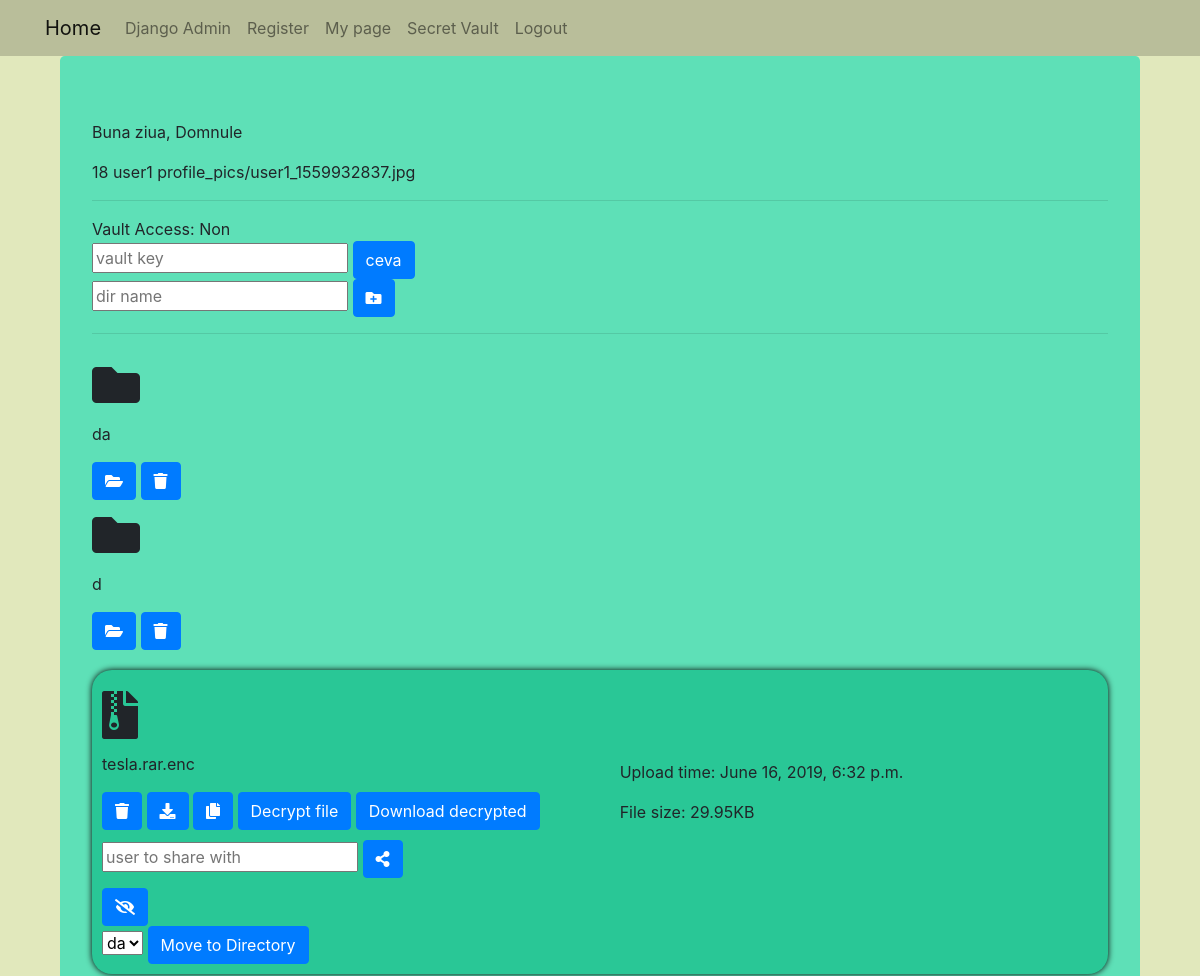
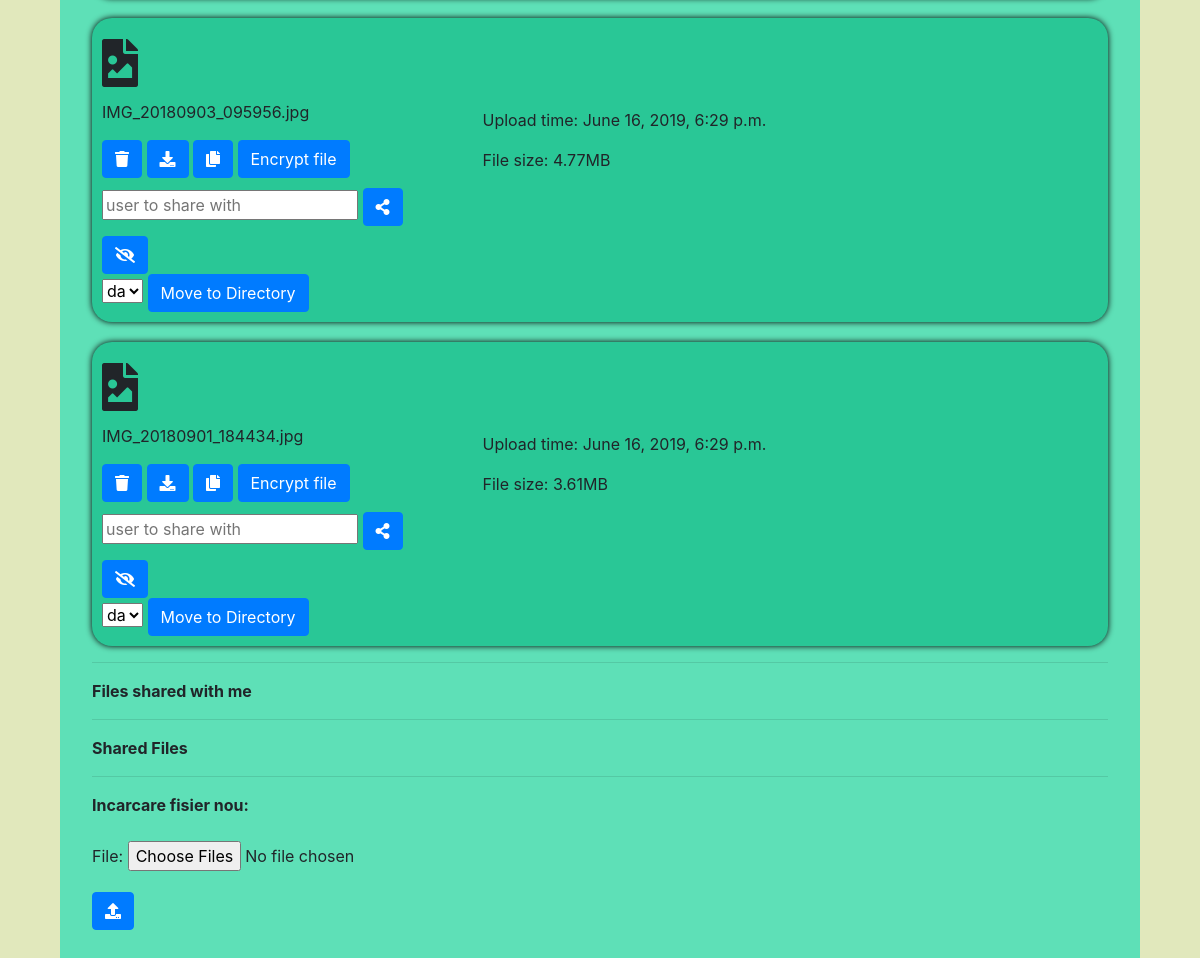
Page /me/folder/ (signed in) on the earlier database version (2 pictures, top to bottom).
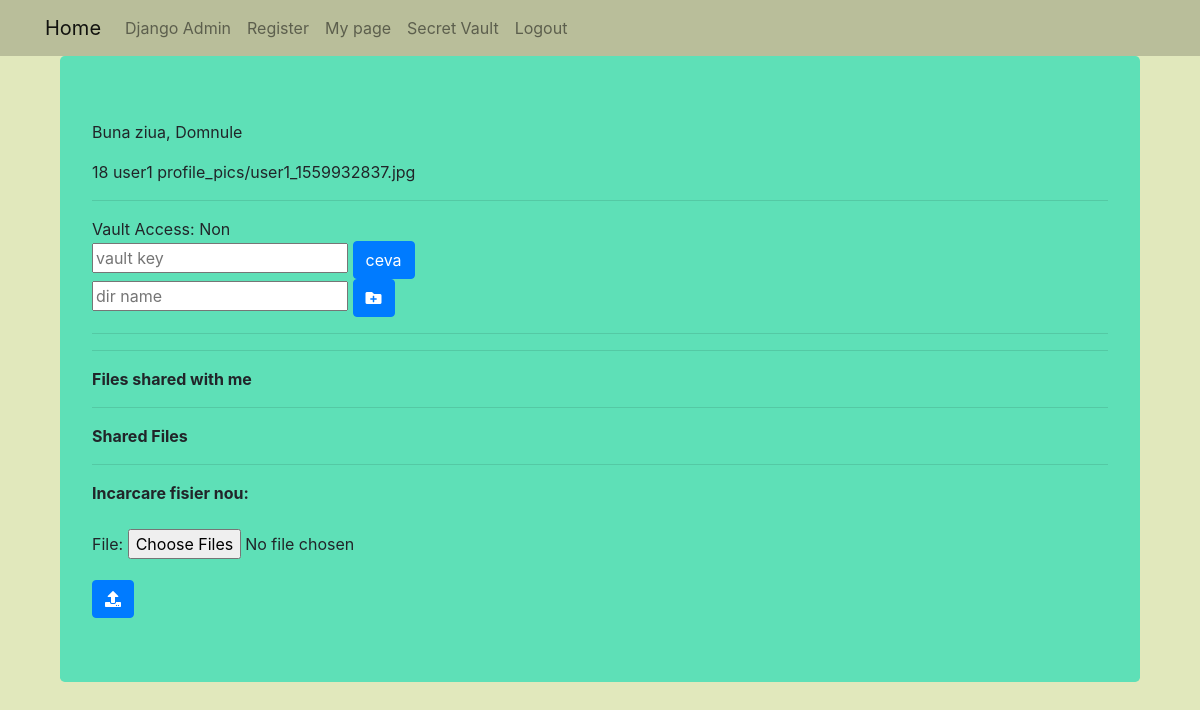
Same page on the later database version.
### file_upload/models.py (models this page shows)
class File(models.Model):
    owner = models.ForeignKey(User, on_delete=models.CASCADE, related_name='files')
    filename = models.CharField(max_length=256)
    upload_time = models.DateTimeField(default=timezone.now)
    shared = models.BooleanField(default=False)
    encrypted = models.BooleanField(default=False)
    is_directory = models.BooleanField(default=False)
    path = models.CharField(max_length=256, default='')
    file_type = models.CharField(max_length=256)
    size = models.CharField(max_length=32)
    hidden = models.BooleanField(default=False)
    def __str__(self):
        return self.filename

### mypage/views.py (the view, shortened to what this page needs)
# urls.py: re_path(r'folder/(?P<path>.*)', views.MainPage.as_view(), name='main_page'),
class MainPage(LoginRequiredMixin, View):
    login_url = '/user/login/'
    redirect_field_name = 'index.html'
    def get(self, request, path=''):
        upload_form = UploadFileForm()
        files = File.objects.filter(
            owner=request.user,
            path=path,
            hidden=False,
        ).order_by('-is_directory', '-filename')
        directories = files.filter(is_directory=True)
        shared_by_me = request.user.files.filter(shared=True)
        for file in shared_by_me:
            for i in file.instances.all():
                print(i.shared_with)
        shared_with_me = request.user.shared_with.all()
        vault_access = True
        if not check_vault_token(request.session.get('vault'), request.user):
            vault_access = False
            request.session['vault'] = None
        context = {
            'path': path,
            'files': files,
            'directories': directories,
            'upload_form': upload_form,
            'shared_by_me': shared_by_me,
            'shared_with_me': shared_with_me,
            'vault_access': vault_access,
        }
        return render(request, 'page/my_page.html', context=context)

### file_upload/forms.py
class UploadFileForm(forms.Form):
    file = forms.FileField(widget=forms.ClearableFileInput(attrs={'multiple': True}))

### filesonline/utils.py (called while the page is built, shortened)
def check_vault_token(token, user):
    if not token:
        return False

### templates/page/my_page.html (shortened to what the changed rows need)
{% extends 'user_login/base.html' %}
{% block body_block %}
<div class="container">
  <div id="big-jumbo" class="jumbotron">
    {% for file in files %}
    {% if file.is_directory %}
    <div class="dir-div">
      <div class="dir-icon-div">
        <i class="fas fa-folder"></i>
      </div>
      <p>
        {{ file }}
      </p>
      <form class="dispinline" id="change_dir-{{ file }}"
            action="{% url 'mypage:change_dir' %}" method="post">
        <button class="btn btn-primary" type="submit" form="change_dir-{{ file }}">
          <i class="fas fa-folder-open"></i>
        </button>
      </form>
      <form class="dispinline" id="delete_dir-{{ file }}"
            action="{% url 'mypage:delete_dir' %}" method="post">
        <button class="btn btn-primary" type="submit" form="delete_dir-{{ file }}">
          <i class="fas fa-trash"></i>
        </button>
      </form>
    </div>
    {% else %}
    <div class="file-div">
      <div class="file-buttons-div">
        <div class="file_icon-div">
          {% if file.file_type == 'audio' %}
          <i class="fas fa-file-audio"></i>
          {% elif file.file_type == 'image' %}
          <i class="fas fa-file-image"></i>
          {% elif file.file_type == 'video' %}
          <i class="fas fa-file-video"></i>
          {% elif file.file_type == 'word' %}
          <i class="fas fa-file-word"></i>
          {% elif file.file_type == 'power' %}
          <i class="fas fa-file-powerpoint"></i>
          {% elif file.file_type == 'pdf' %}
          <i class="fas fa-file-pdf"></i>
          {% elif file.file_type == 'excel' %}
          <i class="fas fa-file-excel"></i>
          {% elif file.file_type == 'code' %}
          <i class="fas fa-file-code"></i>
          {% elif file.file_type == 'archive' %}
          <i class="fas fa-file-archive"></i>
          {% else %}
          <i class="fas fa-file"></i>
          {% endif %}
        </div>
        <p>
          {{ file }}
        </p>
        <form class="dispinline" id="delete-{{ file }}"
              action="{% url 'mypage:delete_file' %}" method="post">
          <button class="btn btn-primary" type="submit" form="delete-{{ file }}">
            <i class="fas fa-trash"></i>
          </button>
        </form>
        <form class="dispinline" id="download-{{ file }}"
              action="{% url 'mypage:download_file' %}" method="post">
          <button class="btn btn-primary" type="submit" form="download-{{ file }}">
            <i class="fas fa-download"></i>
          </button>
        </form>
        <form class="dispinline" id="copy_file-{{ file }}"
              action="{% url 'mypage:copy_file' %}" method="post">
          <button class="btn btn-primary" type="submit" form="copy_file-{{ file }}">
            <i class="fas fa-copy"></i>
          </button>
        </form>
        {% if file.encrypted is False %}
        <form class="dispinline" id="encrypt-{{ file }}"
              action="{% url 'mypage:encrypt_file' %}" method="post">
          <button class="btn btn-primary" type="submit" form="encrypt-{{ file }}">
            Encrypt file
          </button>
        </form>
        {% endif %}
        {% if file.encrypted is True %}
        <form class="dispinline" id="decrypt-{{ file }}"
              action="{% url 'mypage:decrypt_file' %}" method="post">
          <button class="btn btn-primary" type="submit" form="decrypt-{{ file }}">
            Decrypt file
          </button>
        </form>
        <form class="dispinline" id="dec-download-{{ file }}"
              action="{% url 'mypage:dec-download_file' %}" method="post">
          <button class="btn btn-primary" type="submit" form="dec-download-{{ file }}">
            Download decrypted
          </button>
        </form>
        {% endif %}
        <form id="share-{{ file }}" class="share-form"
              action="{% url 'mypage:share_file' %}" method="post">
          <input type="text" name="share_with" placeholder="user to share with">
          <button class="btn btn-primary" type="submit" form="share-{{ file }}">
            <i class="fas fa-share-alt"></i>
          </button>
        </form>
        <form id="hide-{{ file }}"
              action="{% url 'mypage:hide_file' %}" method="post">
          <button class="btn btn-primary" type="submit" form="hide-{{ file }}">
            <i class="fas fa-eye-slash"></i>
          </button>
        </form>
        <form class="dispinline" id="move_to_dir-{{ file }}"
              action="{% url 'mypage:move_to_dir' %}" method="post">
          <select name="new_dir" form="move_to_dir-{{ file }}">
            {% for dir in directories %}
            <option value="{{dir.filename}}">{{dir.filename}}</option>
            {% endfor %}
          </select>
          <button class="btn btn-primary" type="submit" form="move_to_dir-{{ file }}">
            Move to Directory
          </button>
        </form>
      </div>
      <div class="file-info-div">
        <p>
          Upload time: {{ file.upload_time }}
        </p>
        <p>
          File size: {{ file.size }}
        </p>
      </div>
    </div>
    {% endif %}
    {% endfor %}
    <br>
    <br>
  </div>
</div>
{% endblock %}

Differences in the rows shown:
removed File: filename "da"
removed File: filename "d"
no longer on this page (row edited): File: file_type "archive" (drawn), filename "tesla.rar.enc", upload_time "June 16, 2019, 6:32 p.m.", size "29.95KB"
no longer on this page (row edited): File: file_type "image" (drawn), filename "IMG_20180903_095956.jpg", upload_time "June 16, 2019, 6:29 p.m.", size "4.77MB"
no longer on this page (row edited): File: file_type "image" (drawn), filename "IMG_20180901_184434.jpg", upload_time "June 16, 2019, 6:29 p.m.", size "3.61MB"
